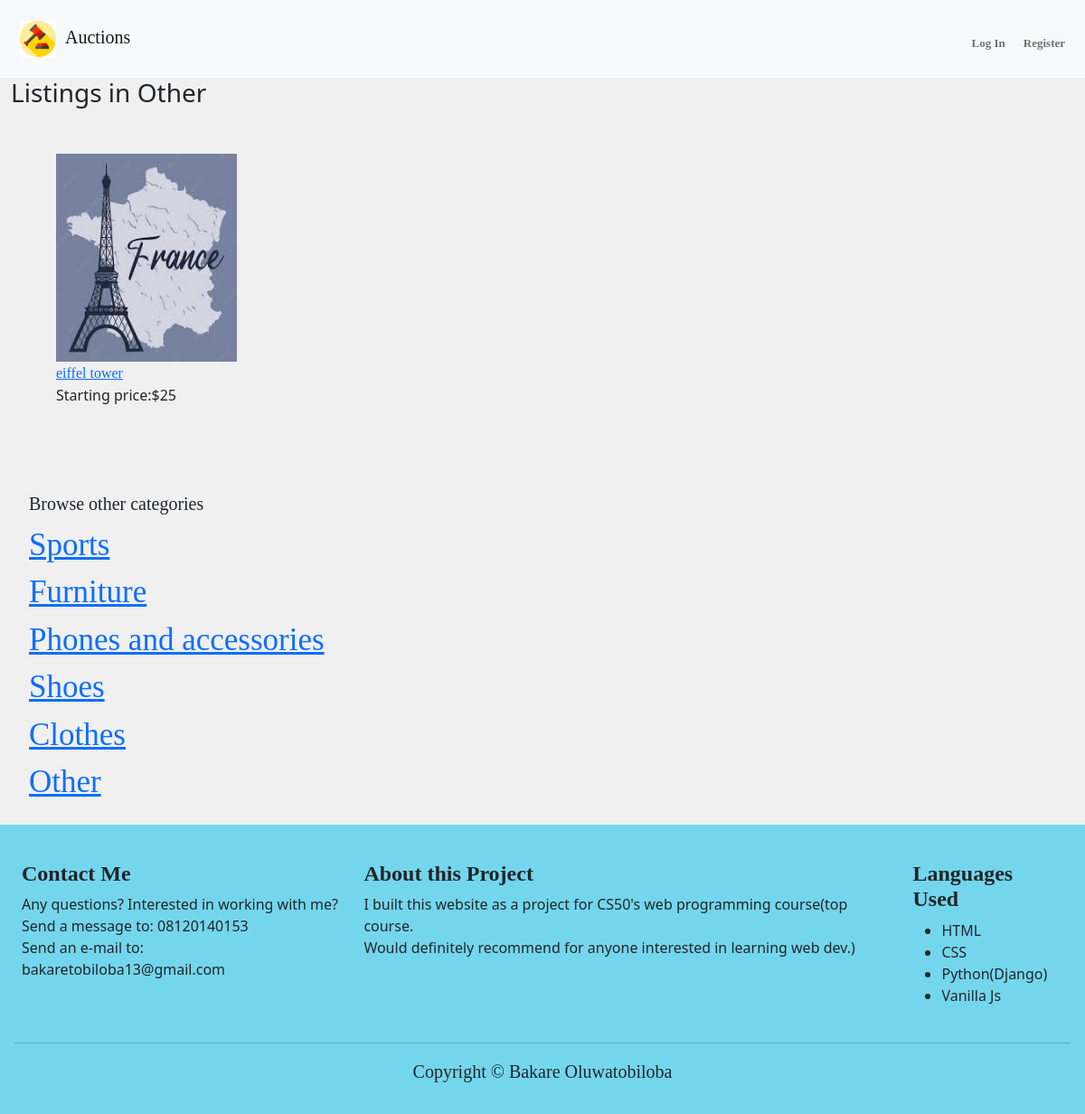
The page /categories/Other on the database as committed earlier.
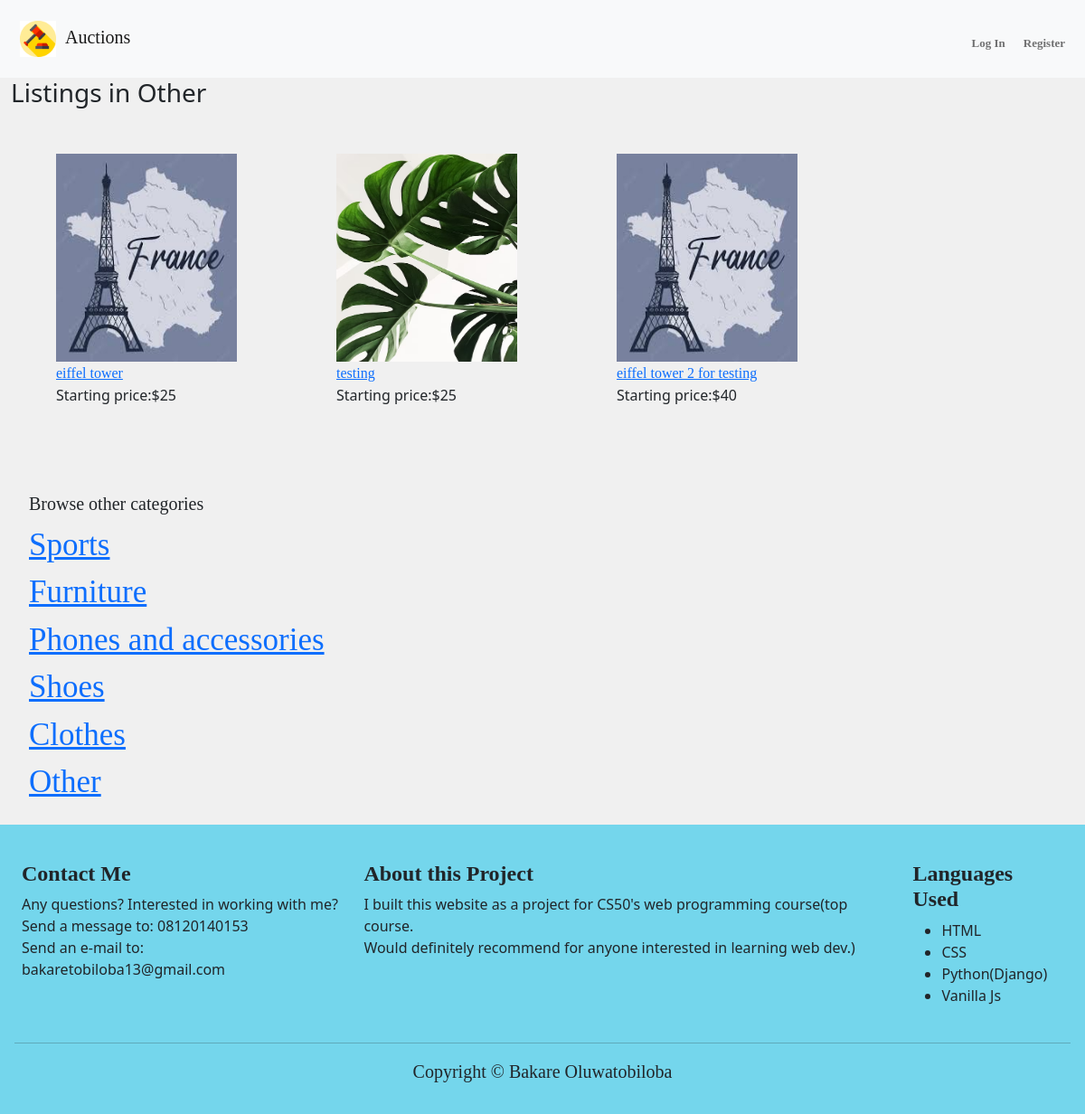
The same page on the database as committed later.
### auctions/models.py (models this page shows, shortened)
class Listing(models.Model):
    owner = models.ForeignKey(User,on_delete=models.CASCADE,related_name="lister")
    image = models.ImageField(upload_to='images')
    caption= models.CharField(max_length= 64,default="Image ofListing ")
    Item_Name = models.CharField(max_length=64)
    category = models.ForeignKey(Category,on_delete=models.CASCADE,related_name="categories")
    Description = models.CharField(max_length=264)
    Starting_price = models.IntegerField()
    Highest_Bid = models.IntegerField(default=0)
    Auction_closed = models.BooleanField(default=False)

class Category(models.Model):
    Category = models.CharField(max_length=65)
    def __str__(self):
        return f"{self.Category} "

### auctions/views.py (the view)
# urls.py: path("categories/<str:category_name>", views.categories, name="categories"),
def categories(request,category_name):#category here is the category name
    category_id = Category.objects.get(Category=category_name).pk#gets the name of the category
    listings = Listing.objects.filter(category=category_id)#listings with said categoryid
    all_cats = Category.objects.all()
    return render(request, "auctions/categories.html",{
        "listings":listings,
        "cat_name":category_name,
        "Categories":all_cats
    })

### auctions/templates/auctions/categories.html
{% extends "auctions/layout.html" %}
{% block body %}
    <h3 class="xxx">Listings in {{ cat_name }}</h3>
    <div id="products">
        {%for listing in listings%}
        <div class="listings" >
            <div classes="images" >
                <img src="/media/{{ listing.image }}" alt="{{ listing.caption }} " style="height: 230px; width: 200px;" >
            </div>
            <a href="{% url 'listing' listing.id %}">{{ listing.Item_Name }}</a>  <br> Starting price:${{ listing.Starting_price }}
        </div>
        {%empty%}
               There are no listings for this category right now. Come back later
        {%endfor%}
    </div>
    <div id="productTitle" style="margin: 20px;">
        <h5>Browse other categories</h5>
    {% for category in Categories %}
        <a href="{% url 'categories' category.Category  %}">{{category}}</a> <br>
    {% endfor %}
    </div>
{% endblock%}

Rows that differ between the two databases and show on the page:
added Listing: image (picture), Item_Name "testing", Starting_price "25"
added Listing: image (picture), Item_Name "eiffel tower 2 for testing", Starting_price "40"
